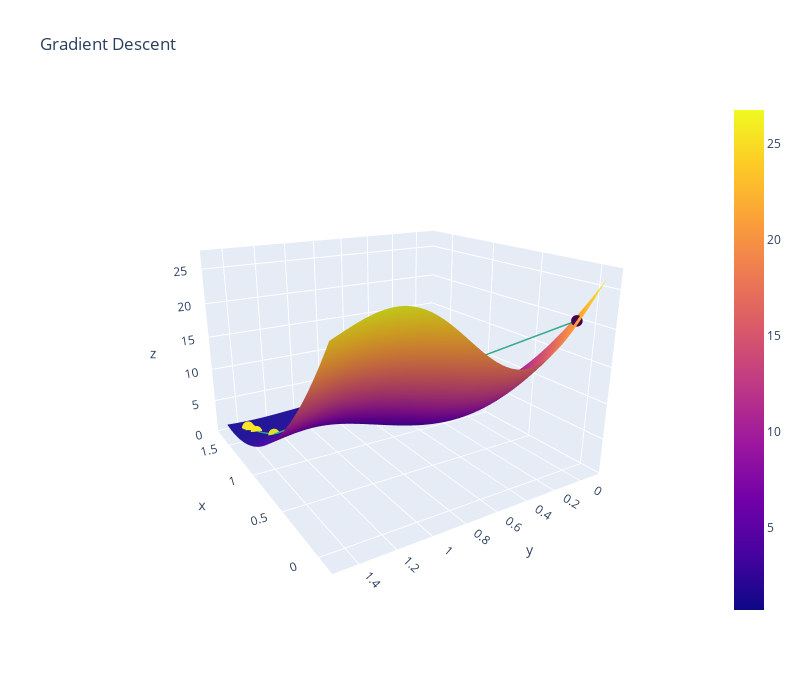

The cell this chart's notebook holds for it:
### Code cell
# Run me to see another 3D plot (gradient descent with decaying alpha)
plot_3d(thetas_decay[:, 0], thetas_decay[:, 1], loss_decay, average_squared_loss, sin_model, x, y)
